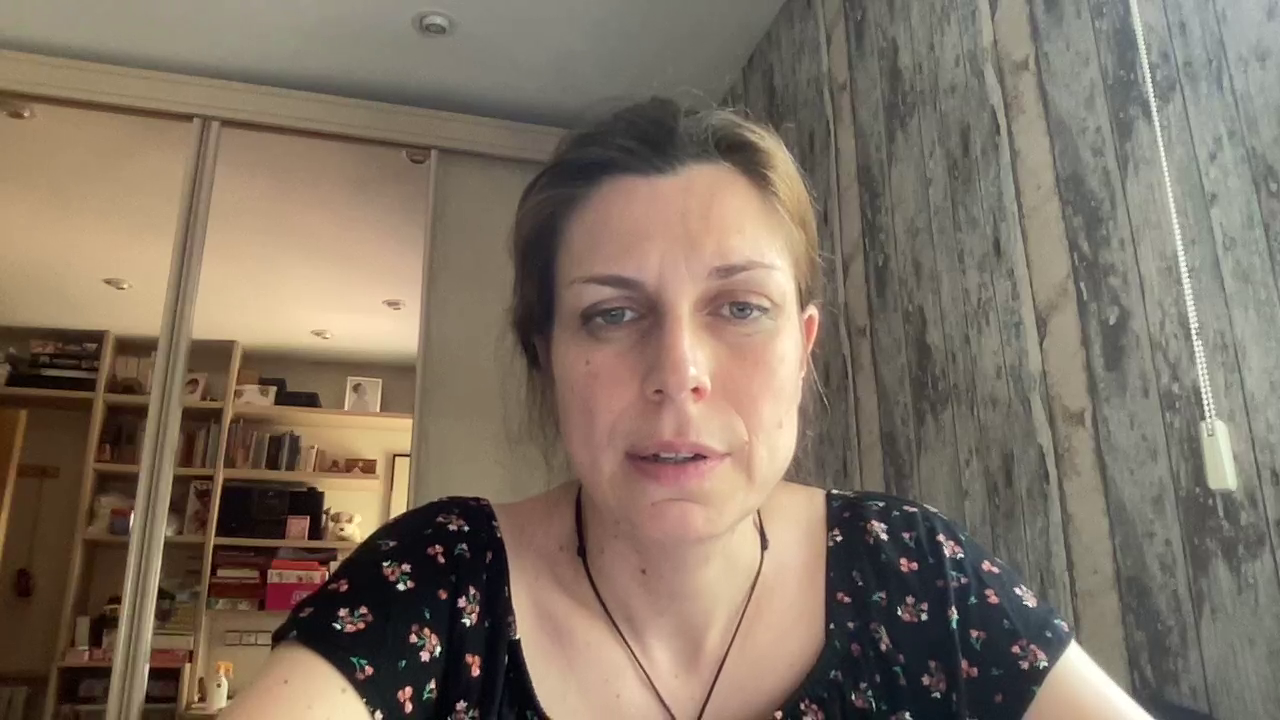
#> input picture frame 33 of 01_Dataset_generation/dataset/bad/1_woman_23.mp4, 1280 x 720 px
$ python p.py
#> lines starting #> are read from the running program, lines starting #| are printed output that depends on the picture; after the words box and inside, x2 and y2 are one past the last pixel; in counts of white or black regions, pixels touching at a corner belong together
import cv2
import numpy as np

def cut_face(video_path):
    # Load the video
    cap = cv2.VideoCapture(video_path)

    # Define the classifier for face detection
    face_cascade = cv2.CascadeClassifier('haarcascade_frontalface_default.xml')

    # Define the codec and create VideoWriter object
    fourcc = cv2.VideoWriter_fourcc(*'XVID')
    out = cv2.VideoWriter('output.mp4', fourcc, 20.0, (640, 480))

    # Loop through each frame of the video
    while cap.isOpened():
        ret, frame = cap.read()
#> frame is the input picture: shape (720, 1280, 3); mean B, G, R 99.3, 113.8, 127.5
        if ret:
            # Convert the frame to grayscale for face detection
            gray = cv2.cvtColor(frame, cv2.COLOR_BGR2GRAY)
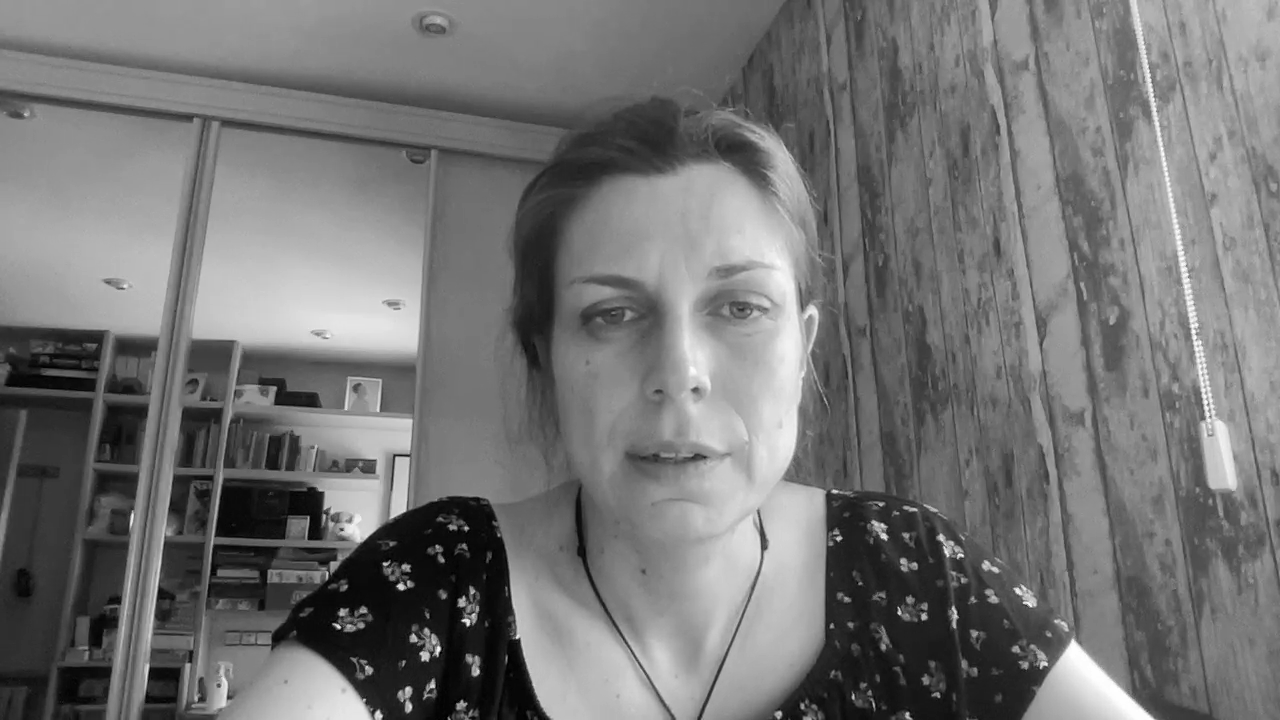
#> gray: shape (720, 1280); min 0, max 255, mean 116.2

            # Detect faces in the frame
            faces = face_cascade.detectMultiScale(gray, 1.3, 5)
#> faces = [[504, 178, 349, 349]]

            # Crop the frame with the rectangle shape around the detected face
            for (x, y, w, h) in faces:
                face_frame = frame[y:y+h, x:x+w]
                cv2.rectangle(frame, (x, y), (x+w, y+h), (0, 255, 0), 2)

                # Write the modified frame to the output video
                out.write(face_frame)
#> this loop made 1 pass
#> pass 1, in cut_face, `face_frame = frame[y:y+h, x:x+w]`:
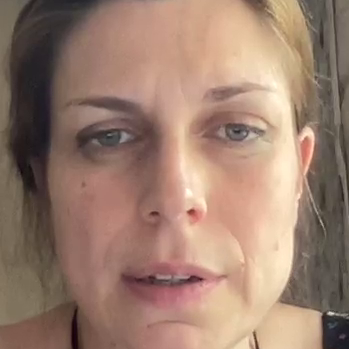
#> face_frame: shape (349, 349, 3); mean B, G, R 110.7, 126.5, 155.9
#> after the loop:
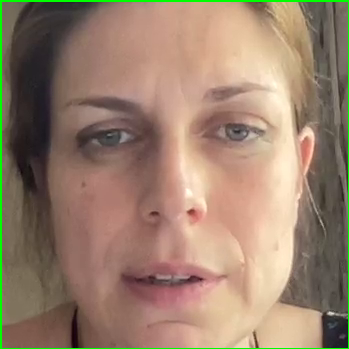
#> face_frame: shape (349, 349, 3); 1.71% of pixels changed, all inside (x1, y1, x2, y2) = (0, 0, 349, 349)
#> after the loop:
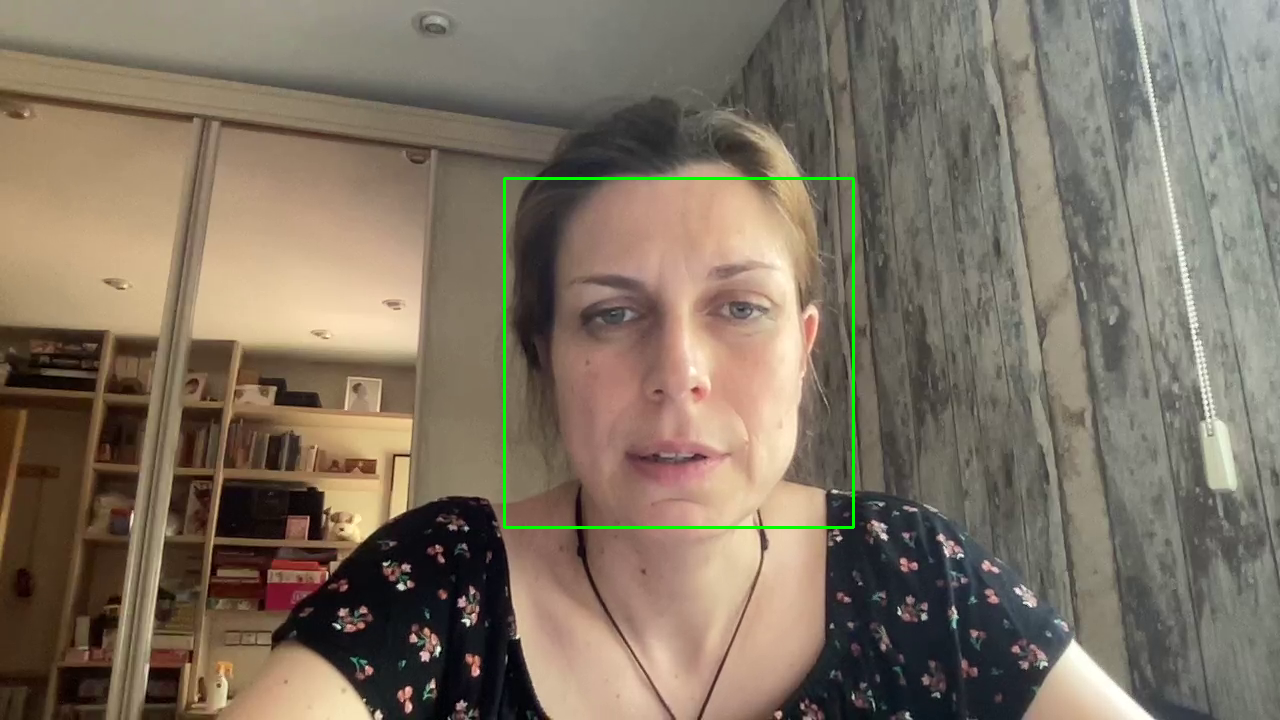
#> frame: shape (720, 1280, 3); 0.45% of pixels changed, all inside (x1, y1, x2, y2) = (503, 177, 855, 529)

            # Display the modified frame
            cv2.imshow('frame', face_frame)
            if cv2.waitKey(1) & 0xFF == ord('q'):
#> (key q is pressed here)
                break
        else:
            break

    # Release the resources
    cap.release()
    out.release()
    cv2.destroyAllWindows()


cut_face("01_Dataset_generation/dataset/bad/1_woman_23.mp4")

$ run again, starting later in the video
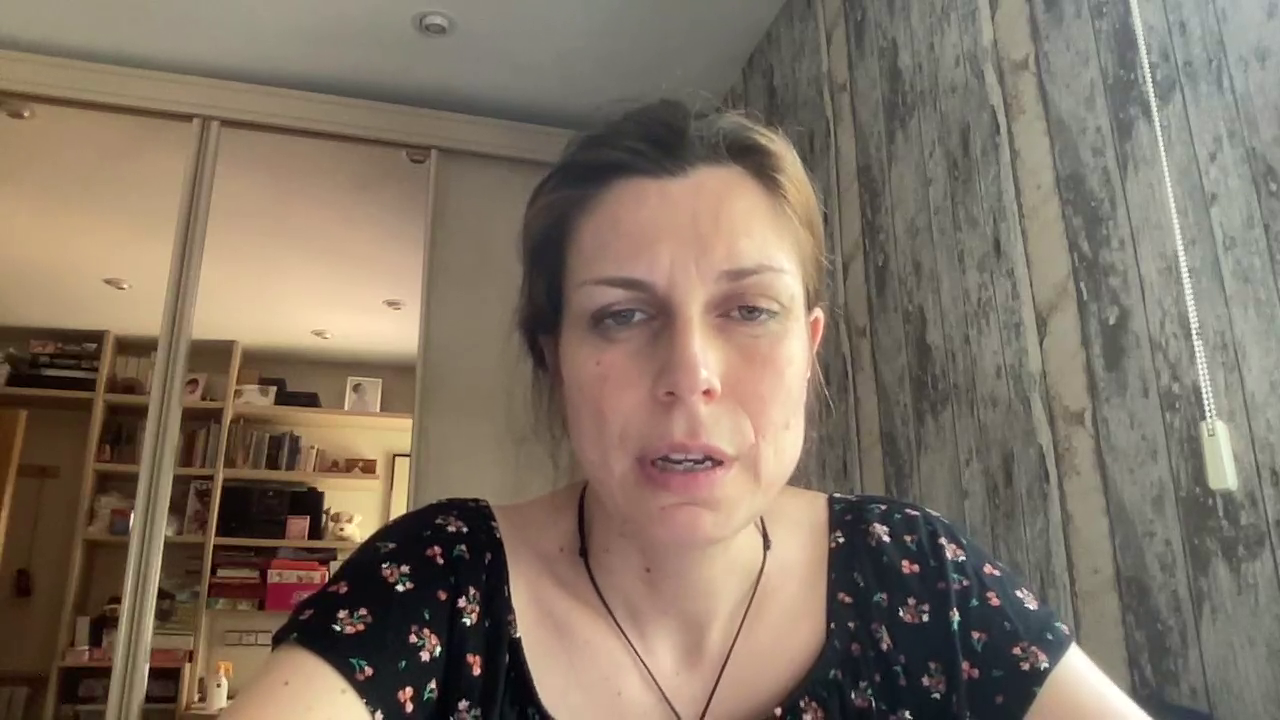
#> input picture frame 148 of 01_Dataset_generation/dataset/bad/1_woman_23.mp4, 1280 x 720 px
#> in cut_face, frame is the input picture: shape (720, 1280, 3); mean B, G, R 99.6, 114.1, 127.9
#> faces = [[520, 183, 337, 337]]
#> the loop in cut_face, `for (x, y, w, h) in faces:` made 1 pass
#> after the loop in cut_face, `for (x, y, w, h) in faces:`:
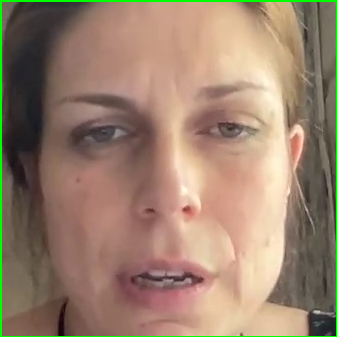
#> face_frame: shape (337, 337, 3); mean B, G, R 109.4, 129.5, 154.4
#> after the loop in cut_face, `for (x, y, w, h) in faces:`:
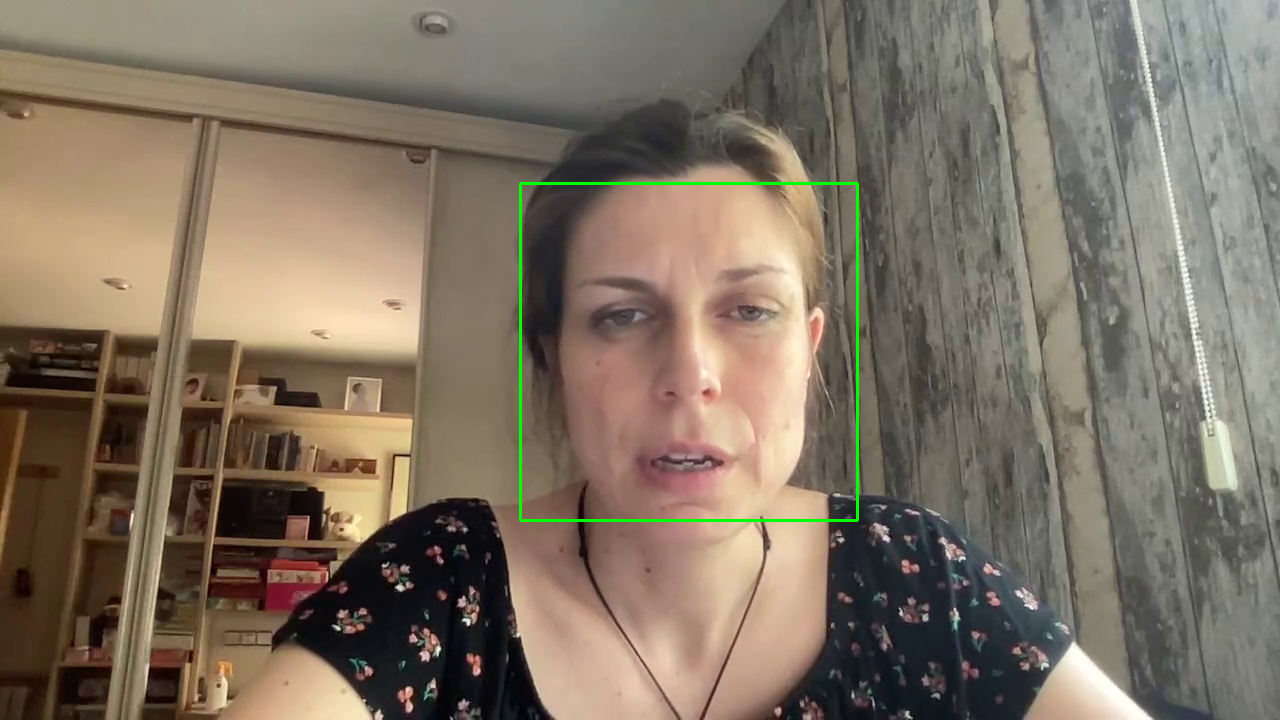
#> frame: shape (720, 1280, 3); 0.44% of pixels changed, all inside (x1, y1, x2, y2) = (519, 182, 859, 522)

$ run again, starting later in the video
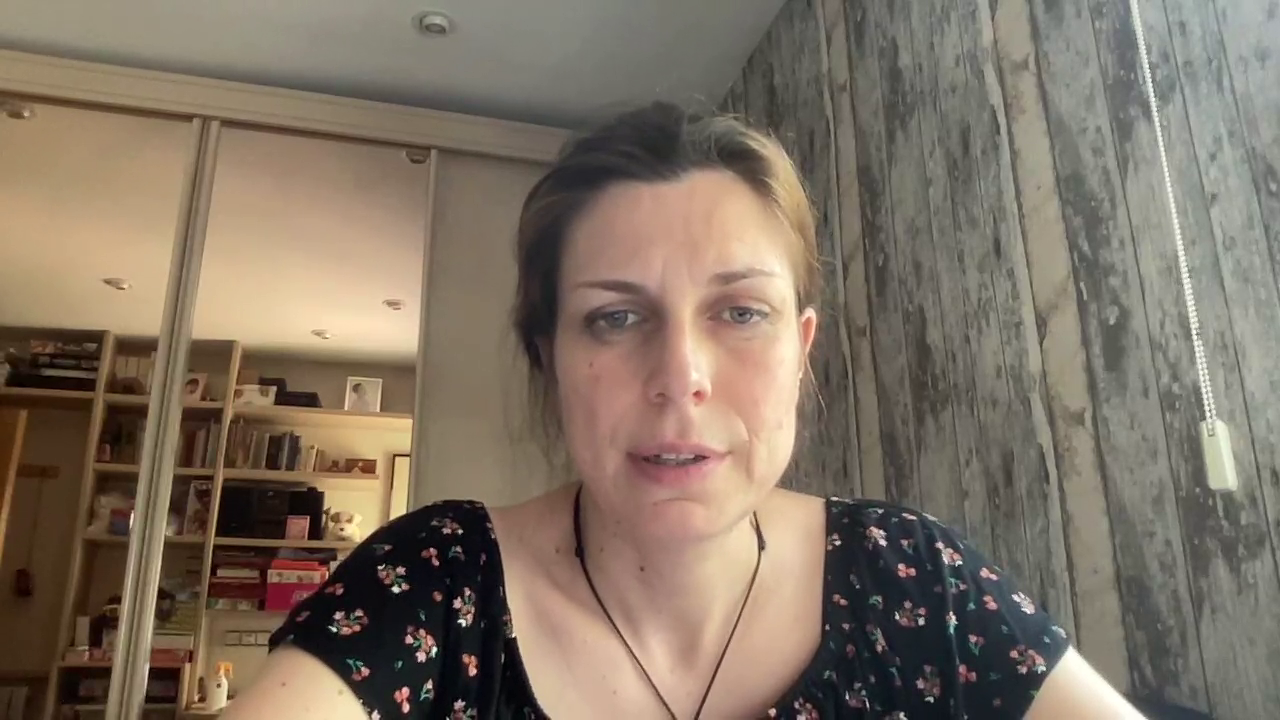
#> input picture frame 264 of 01_Dataset_generation/dataset/bad/1_woman_23.mp4, 1280 x 720 px
#> in cut_face, frame is the input picture: shape (720, 1280, 3); mean B, G, R 99.6, 114.2, 127.7
#> faces = [[507, 177, 351, 351]]
#> the loop in cut_face, `for (x, y, w, h) in faces:` made 1 pass
#> after the loop in cut_face, `for (x, y, w, h) in faces:`:
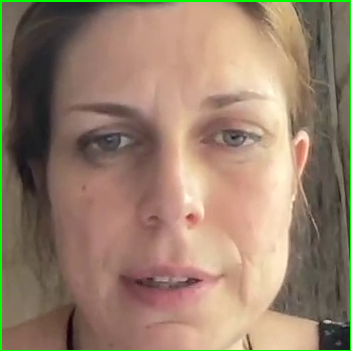
#> face_frame: shape (351, 351, 3); mean B, G, R 107.8, 127.9, 151.5
#> after the loop in cut_face, `for (x, y, w, h) in faces:`:
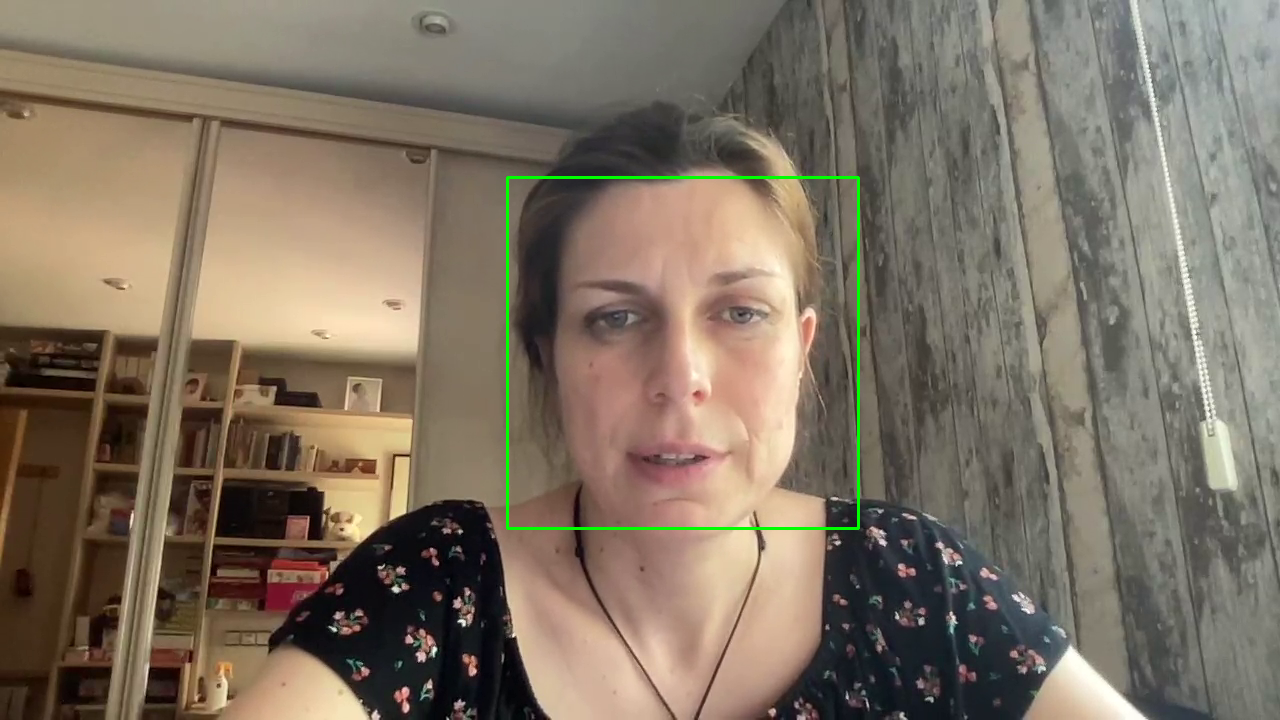
#> frame: shape (720, 1280, 3); 0.46% of pixels changed, all inside (x1, y1, x2, y2) = (506, 176, 860, 530)
